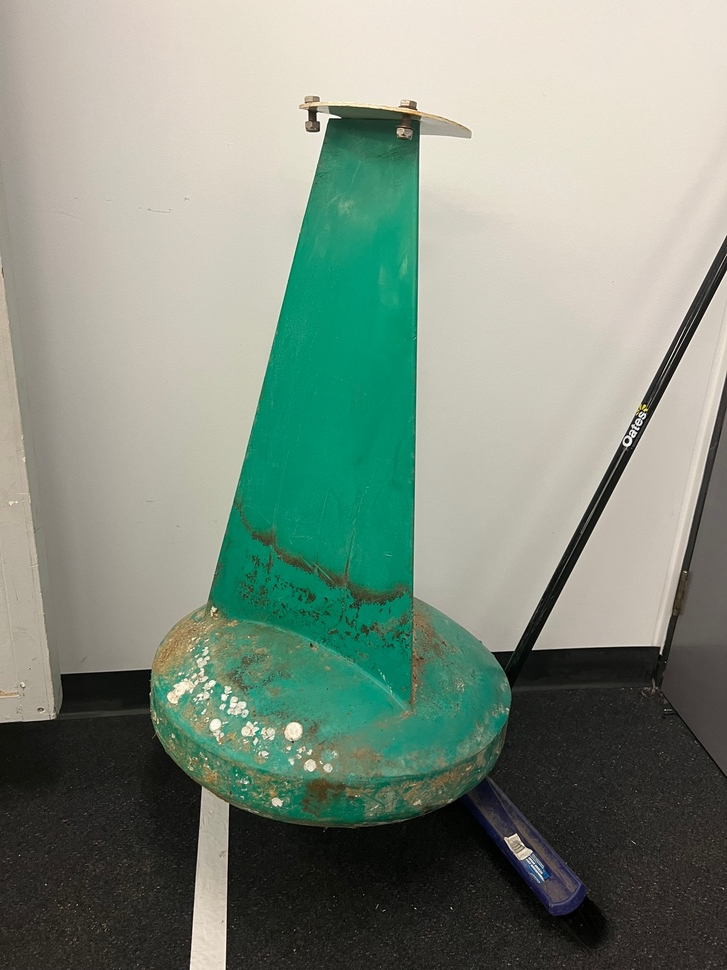
#> input picture colourDetection/resources/green_buoy.jpg, 727 x 970 px, shrunk from 1512 x 2016 before the run, given in place of the camera
$ python detectingColours.py
#> lines starting #> are read from the running program, lines starting #| are printed output that depends on the picture; after the words box and inside, x2 and y2 are one past the last pixel; in counts of white or black regions, pixels touching at a corner belong together
import cv2
import numpy as np

cap = cv2.VideoCapture(0)

while True:
    ret, frame = cap.read()
#> frame is the input picture: shape (970, 727, 3); mean B, G, R 128.8, 142.6, 128.5
    hsv_frame = cv2.cvtColor(frame, cv2.COLOR_BGR2HSV)
#> hsv_frame: shape (970, 727, 3); mean H, S, V 33.9, 58.3, 146.4

    # Red color
    low_red = np.array([161, 155, 84])
    high_red = np.array([179, 255, 255])
    red_mask = cv2.inRange(hsv_frame, low_red, high_red)
#> red_mask: shape (970, 727); every value is 0
    red = cv2.bitwise_and(frame, frame, mask=red_mask)
#> red: shape (970, 727, 3); every value is 0

    # Blue color
    low_blue = np.array([94, 80, 2])
    high_blue = np.array([126, 255, 255])
    blue_mask = cv2.inRange(hsv_frame, low_blue, high_blue)
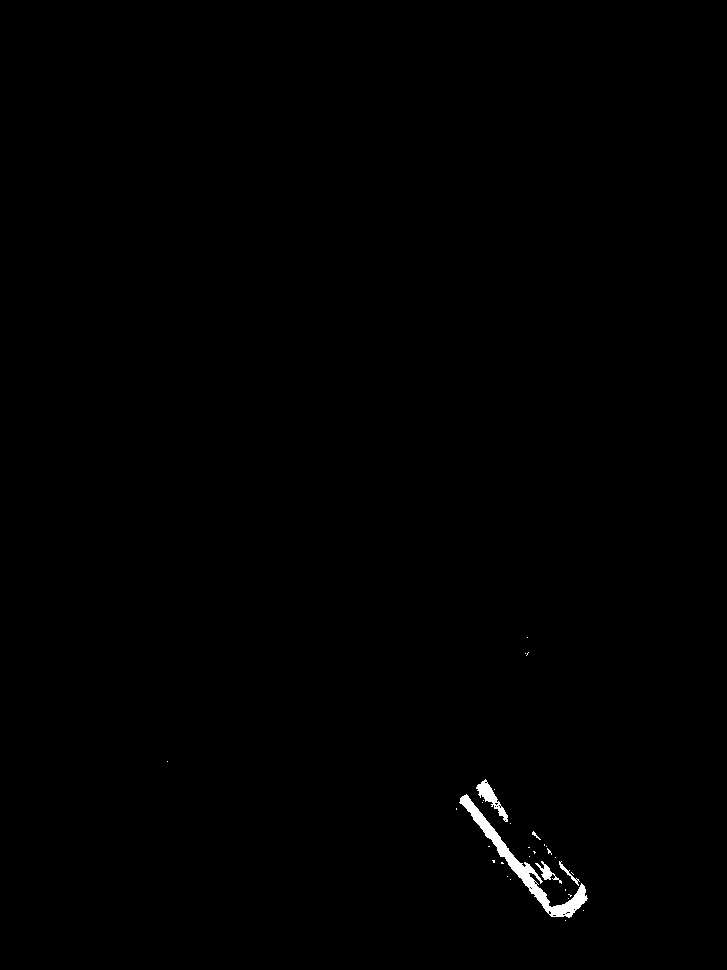
#> blue_mask: shape (970, 727); 0.39% white; 32 white regions (27 under 20 px), largest, box (x1, y1, x2, y2) and area: (459, 794, 588, 918) 2010, (476, 779, 508, 822) 401, (535, 861, 562, 884) 169, (559, 861, 580, 886) 87, (532, 831, 541, 840) 24
    blue = cv2.bitwise_and(frame, frame, mask=blue_mask)

    # Green color
    low_green = np.array([25, 52, 72])
    high_green = np.array([102, 255, 255])
    green_mask = cv2.inRange(hsv_frame, low_green, high_green)
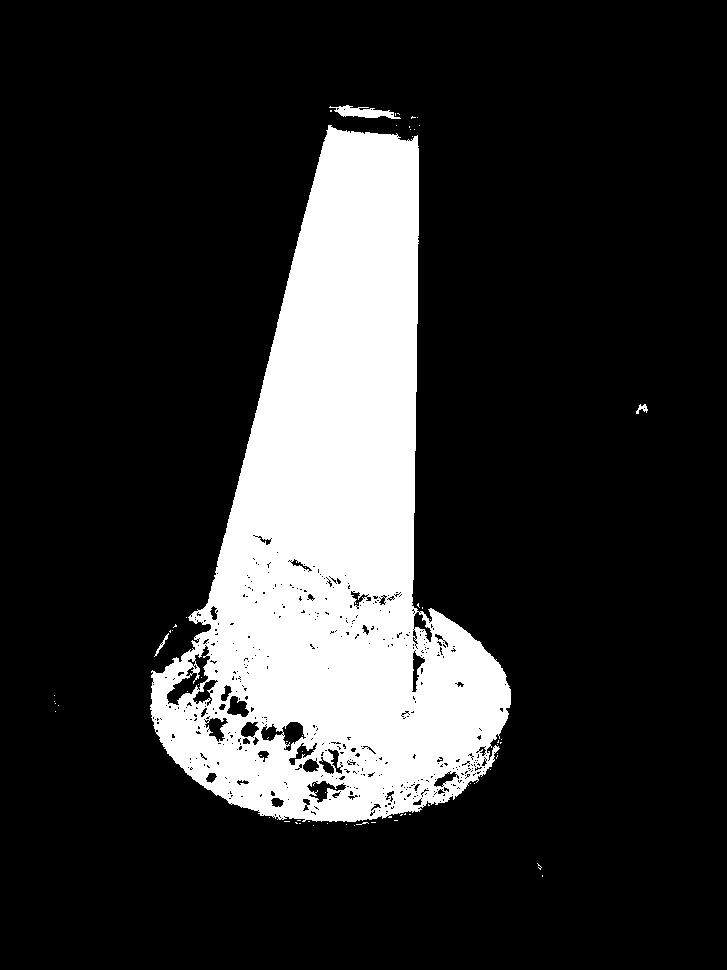
#> green_mask: shape (970, 727); 18.3% white; 67 white regions (63 under 20 px), largest, box (x1, y1, x2, y2) and area: (150, 125, 511, 822) 128063, (329, 105, 401, 119) 493, (154, 633, 169, 657) 62, (636, 404, 648, 414) 59
    green = cv2.bitwise_and(frame, frame, mask=green_mask)
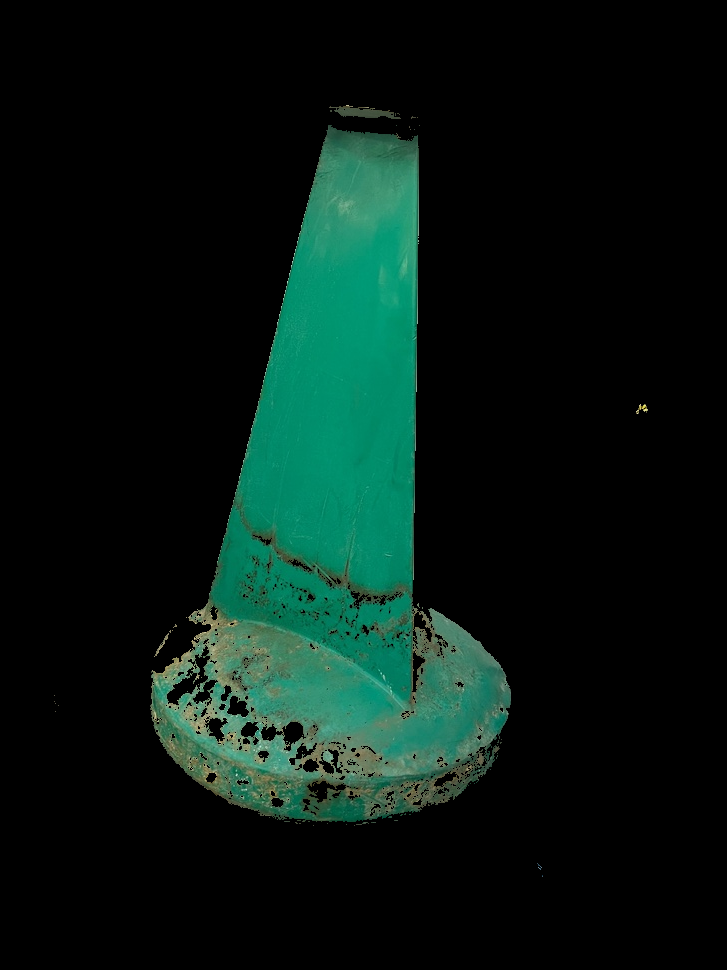
#> green: shape (970, 727, 3); mean B, G, R 18.5, 24.2, 6.8

    # Every color except white
    low = np.array([0, 42, 0])
    high = np.array([179, 255, 255])
    mask = cv2.inRange(hsv_frame, low, high)
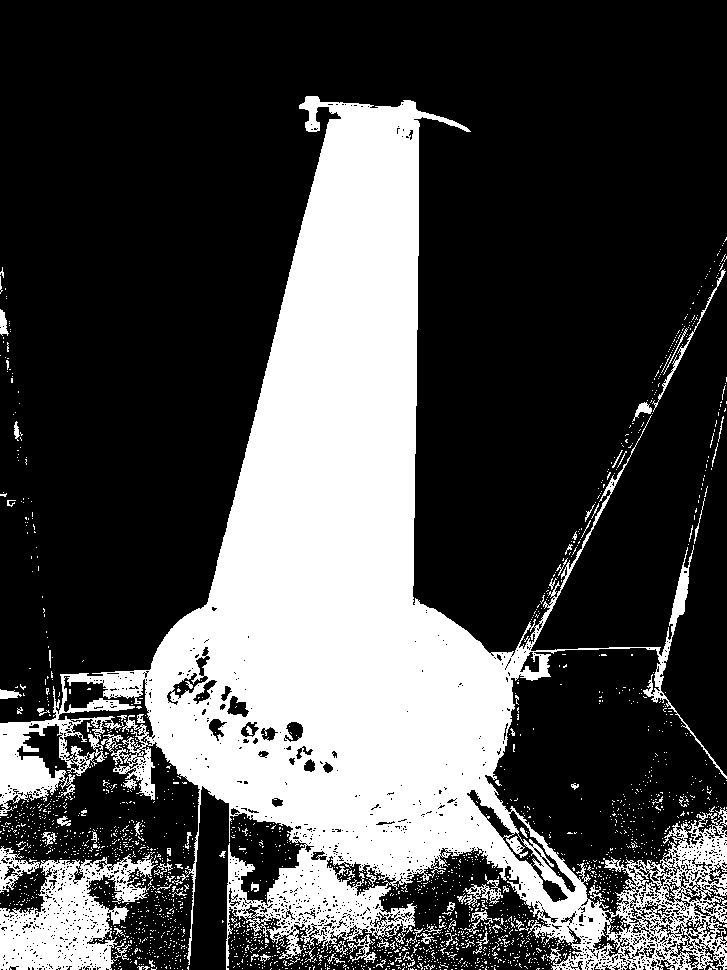
#> mask: shape (970, 727); 29.3% white; 2163 white regions (2074 under 20 px), largest, box (x1, y1, x2, y2) and area: (0, 96, 727, 970) 186436, (0, 854, 158, 970) 9659, (0, 846, 40, 893) 696
    result = cv2.bitwise_and(frame, frame, mask=mask)
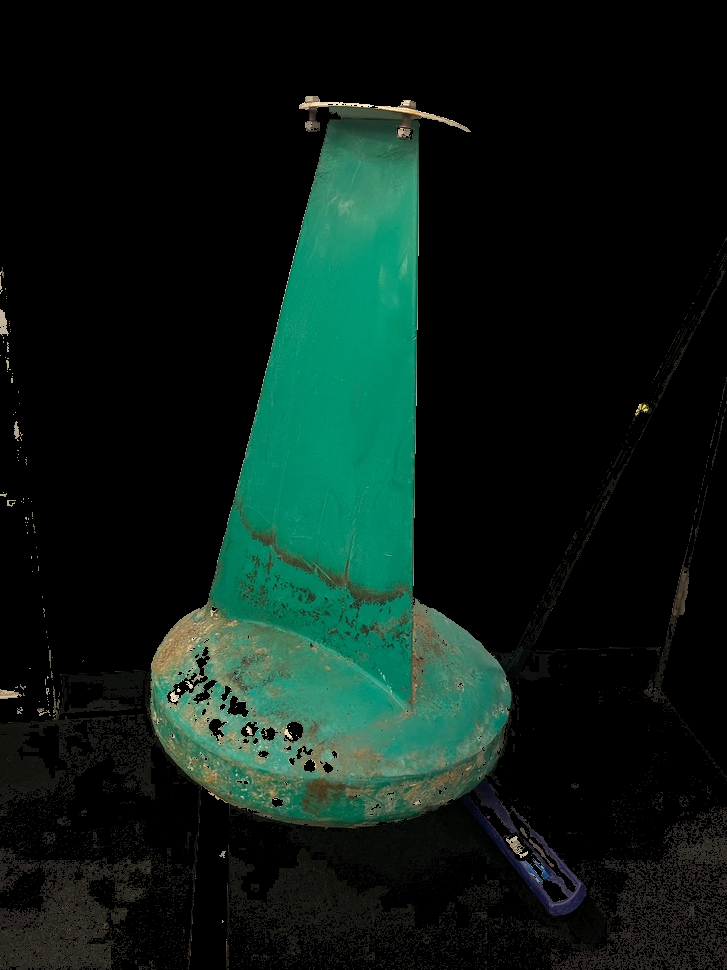
#> result: shape (970, 727, 3); mean B, G, R 22.2, 28.6, 11.2

    cv2.imshow("Frame", frame)
    cv2.imshow("Red", red)
    cv2.imshow("Blue", blue)
    cv2.imshow("Green", green)
    cv2.imshow("Result", result)

    if cv2.waitKey(1) & 0xFF == ord('q'):
#> (key q is pressed here)
        break

$ run again, on colourDetection/resources/red_buoy.jpg
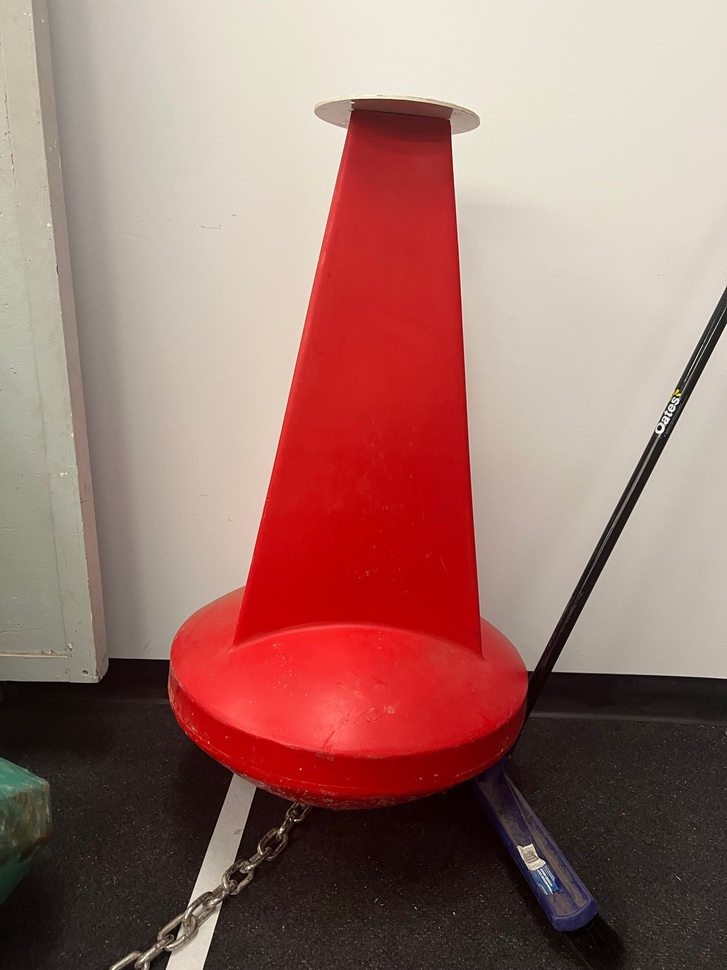
#> input picture colourDetection/resources/red_buoy.jpg, 727 x 970 px, shrunk from 1512 x 2016 before the run, given in place of the camera
#> frame is the input picture: shape (970, 727, 3); mean B, G, R 110.1, 117.2, 158.2
#> hsv_frame: shape (970, 727, 3); mean H, S, V 26.5, 83.9, 158.3
#> `red_mask = cv2.inRange(hsv_frame, low_red, high_red)`:
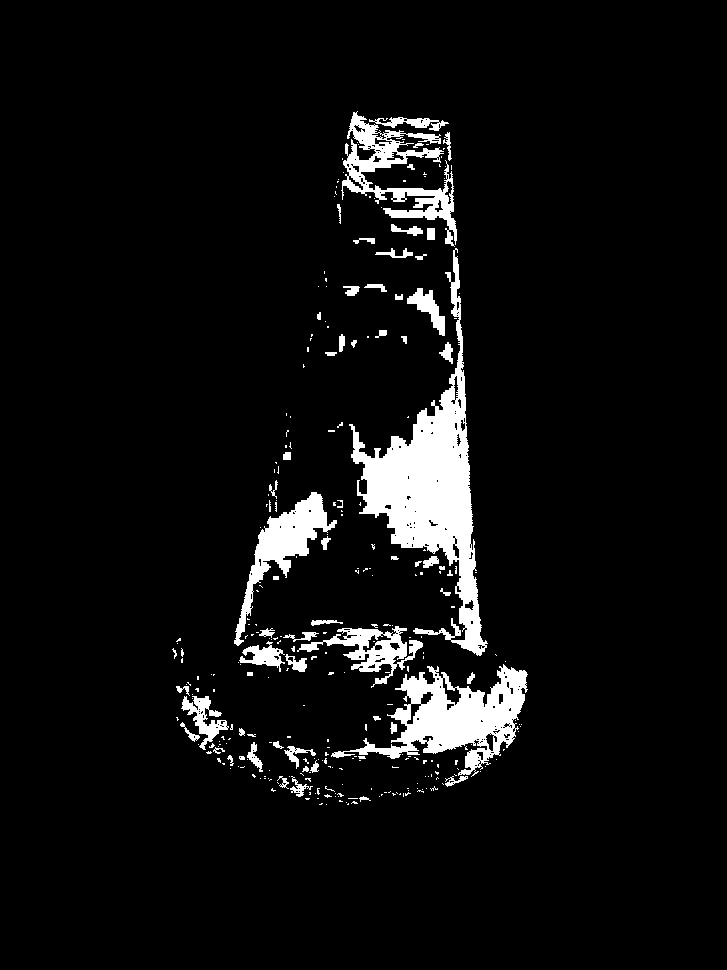
#> red_mask: shape (970, 727); 6% white; 299 white regions (234 under 20 px), largest, box (x1, y1, x2, y2) and area: (349, 248, 488, 656) 15523, (331, 664, 528, 777) 8256, (341, 111, 457, 247) 4595
#> blue_mask: shape (970, 727); 0.18% white; 13 white regions (8 under 20 px), largest, box (x1, y1, x2, y2) and area: (521, 865, 595, 930) 933, (546, 873, 564, 893) 141, (506, 837, 516, 855) 60, (572, 877, 583, 892) 38, (516, 854, 521, 864) 21
#> green_mask: shape (970, 727); 0.25% white; 29 white regions (25 under 20 px), largest, box (x1, y1, x2, y2) and area: (0, 759, 49, 820) 1508, (20, 807, 30, 824) 74, (674, 389, 682, 397) 36, (35, 816, 41, 830) 29
#> mask: shape (970, 727); 46.7% white; 321 white regions (298 under 20 px), largest, box (x1, y1, x2, y2) and area: (0, 96, 727, 970) 326604, (0, 649, 69, 659) 422, (39, 80, 53, 125) 331
#> `result = cv2.bitwise_and(frame, frame, mask=mask)`:
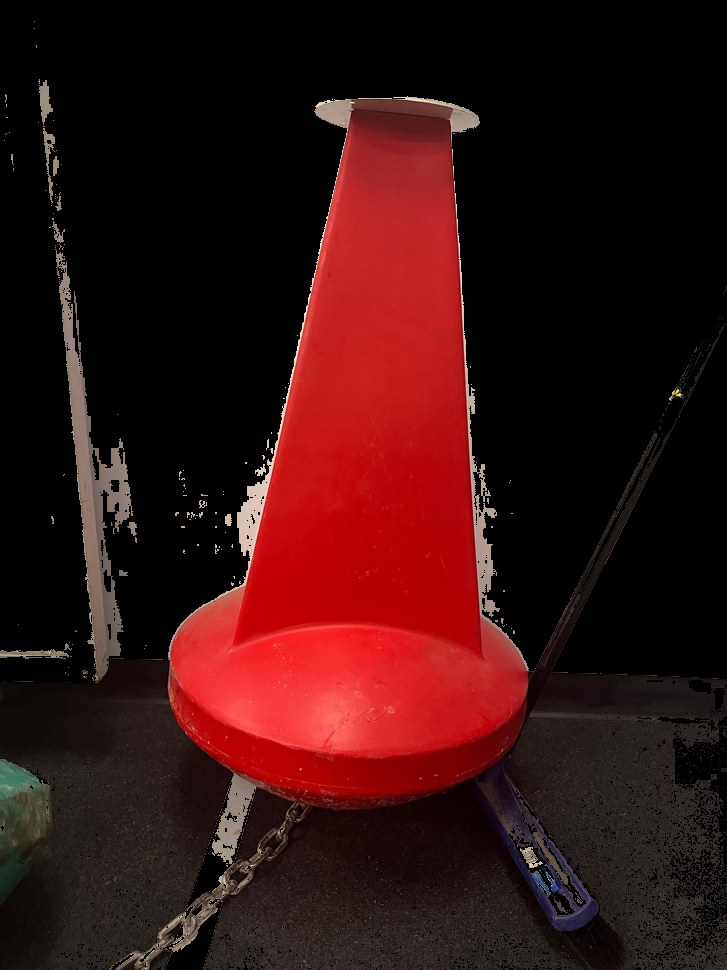
#> result: shape (970, 727, 3); mean B, G, R 15.6, 16.2, 52.6

$ run again, on colourDetection/resources/yellow_buoy.jpg
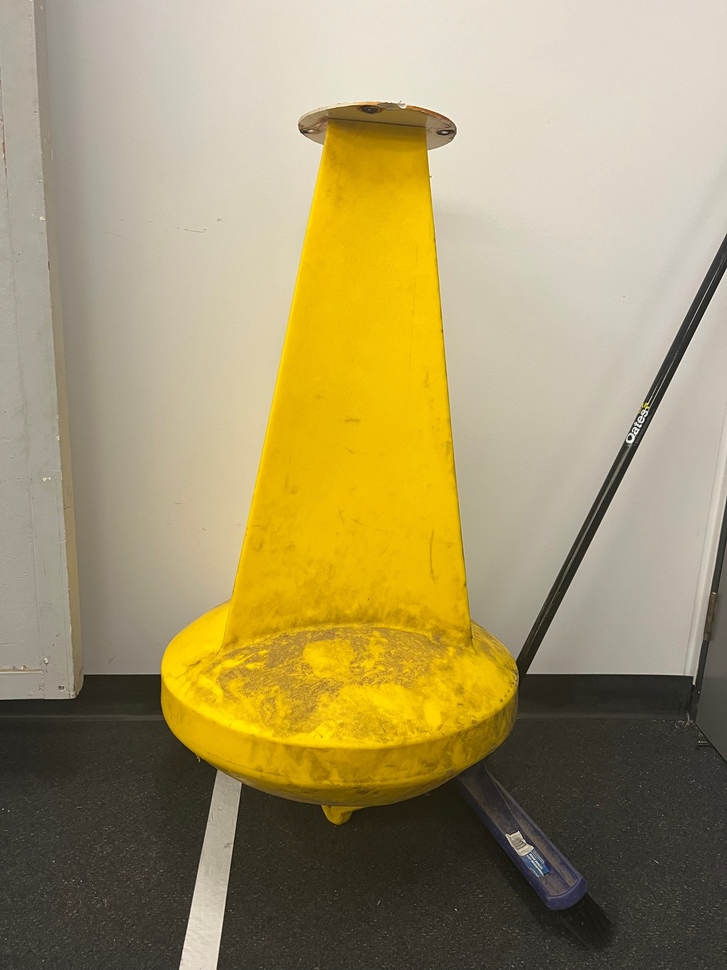
#> input picture colourDetection/resources/yellow_buoy.jpg, 727 x 970 px, shrunk from 1512 x 2016 before the run, given in place of the camera
#> frame is the input picture: shape (970, 727, 3); mean B, G, R 104.7, 149.3, 164
#> hsv_frame: shape (970, 727, 3); mean H, S, V 22, 82.9, 164.1
#> red_mask: shape (970, 727); every value is 0
#> red: shape (970, 727, 3); every value is 0
#> `blue_mask = cv2.inRange(hsv_frame, low_blue, high_blue)`:
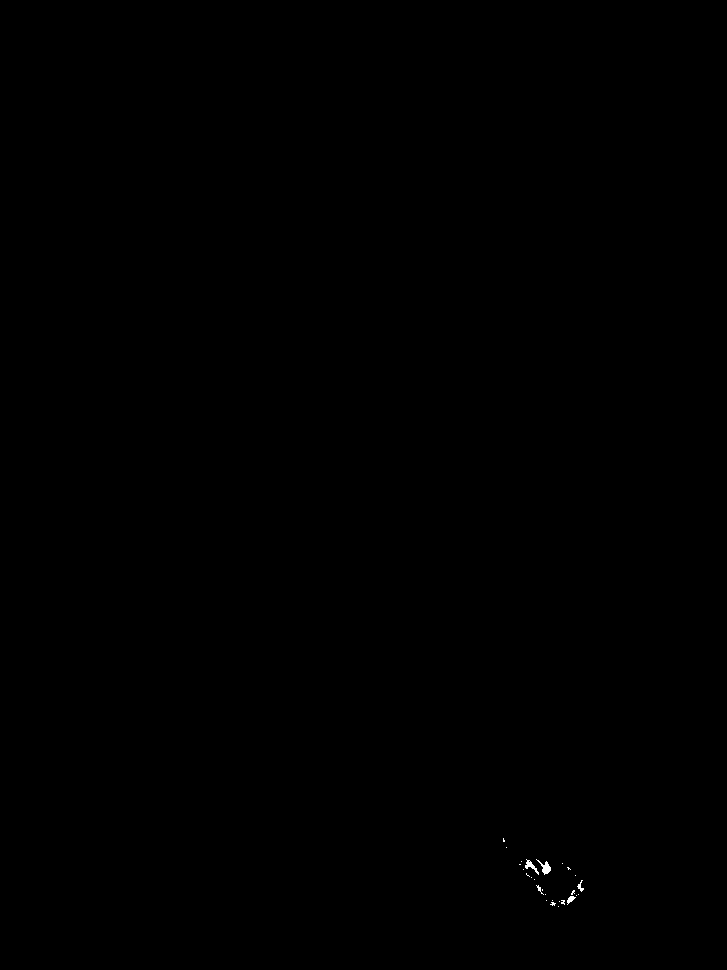
#> blue_mask: shape (970, 727); 0.05% white; 27 white regions (22 under 20 px), largest, box (x1, y1, x2, y2) and area: (536, 859, 551, 875) 91, (525, 859, 539, 875) 72, (567, 896, 576, 905) 40, (577, 880, 584, 892) 33, (536, 885, 544, 895) 22
#> green_mask: shape (970, 727); 0.97% white; 120 white regions (99 under 20 px), largest, box (x1, y1, x2, y2) and area: (162, 608, 279, 741) 3070, (289, 719, 353, 746) 743, (353, 687, 409, 718) 677
#> mask: shape (970, 727); 49.6% white; 451 white regions (416 under 20 px), largest, box (x1, y1, x2, y2) and area: (0, 101, 727, 970) 342952, (622, 880, 695, 955) 1974, (701, 536, 727, 664) 883
#> `result = cv2.bitwise_and(frame, frame, mask=mask)`:
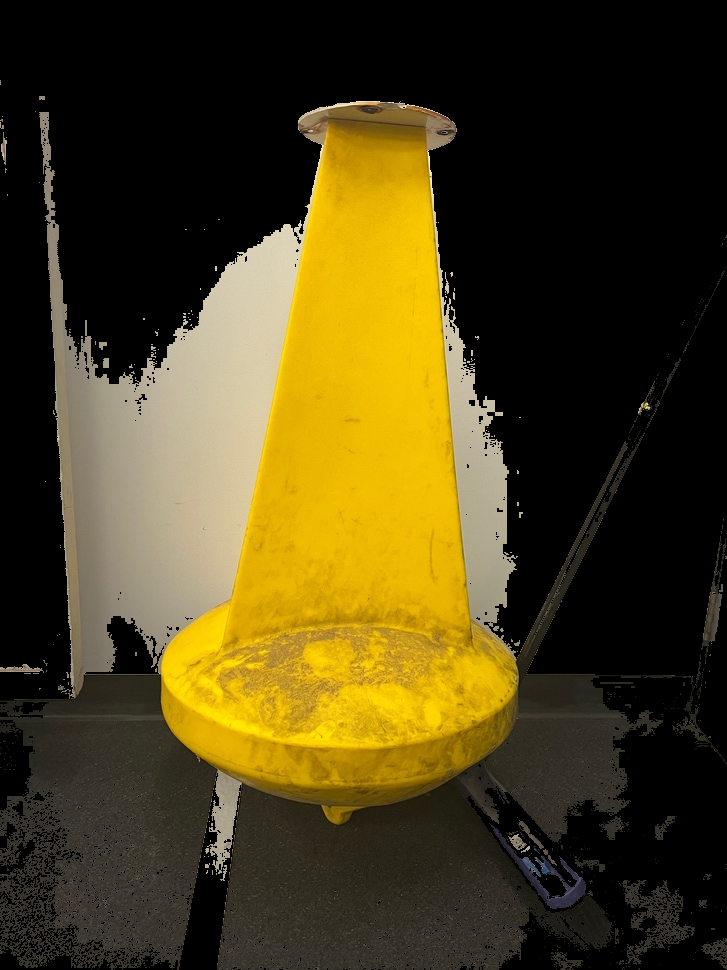
#> result: shape (970, 727, 3); mean B, G, R 24.5, 62.7, 74.3
